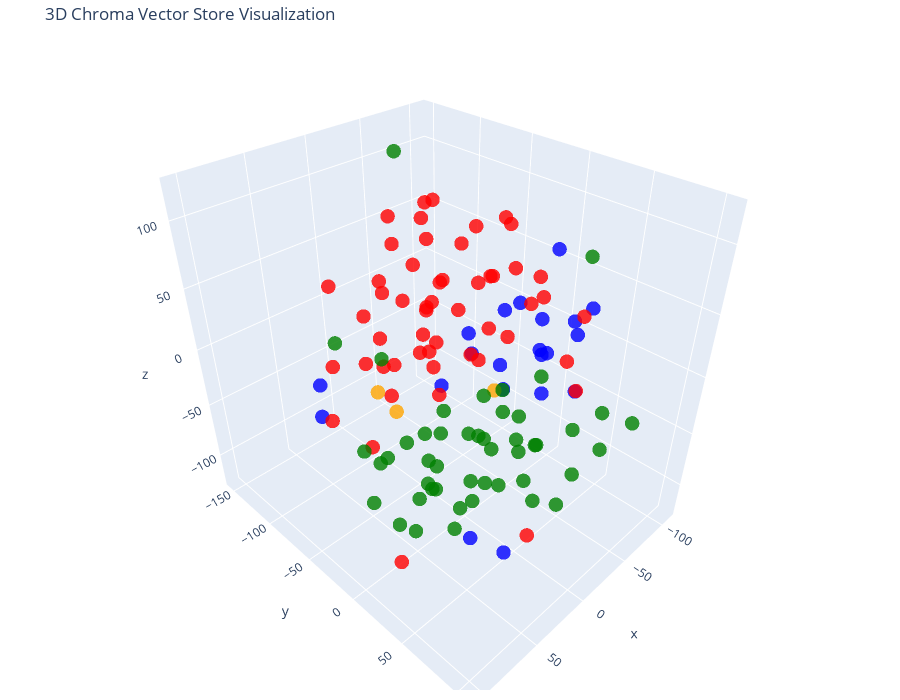

The code cell stored with this chart in its notebook:
### Code cell
# Let's try 3D!

tsne = TSNE(n_components=3, random_state=42)
reduced_vectors = tsne.fit_transform(vectors)

# Create the 3D scatter plot
fig = go.Figure(
    data=[
        go.Scatter3d(
            x=reduced_vectors[:, 0],
            y=reduced_vectors[:, 1],
            z=reduced_vectors[:, 2],
            mode="markers",
            marker=dict(size=5, color=colors, opacity=0.8),
            text=[
                f"Type: {t}<br>Text: {d[:100]}..." for t, d in zip(doc_types, documents)
            ],
            hoverinfo="text",
        )
    ]
)

fig.update_layout(
    title="3D Chroma Vector Store Visualization",
    scene=dict(xaxis_title="x", yaxis_title="y", zaxis_title="z"),
    width=900,
    height=700,
    margin=dict(r=20, b=10, l=10, t=40),
)

fig.show()

### Figure 1 — Plotly figure (JSON) as saved in the notebook; plotly's stock layout.template omitted (floating-point values rounded to 4 significant figures)
{"data": [{"hoverinfo": "text", "marker": {"color": ["blue", "blue", "blue", "blue", "blue", "blue", "blue", "blue", "blue", "blue", "blue", "blue", "blue", "blue", "blue", "blue", "blue", "blue", "blue", "blue", "blue", "red", "red", "red", "red", "red", "red", "red", "red", "red", "red", "red", "red", "red", "red", "red", "red", "red", "red", "red", "red", "red", "red", "red", "red", "red", "red", "red", "red", "red", "red", "red", "red", "red", "red", "red", "red", "red", "red", "red", "red", "red", "red", "red", "red", "red", "red", "red", "red", "red", "red", "red", "red", "orange", "orange", "orange", "green", "green", "green", "green", "green", "green", "green", "green", "green", "green", "green", "green", "green", "green", "green", "green", "green", "green", "green", "green", "green", "green", "green", "green", "green", "green", "green", "green", "green", "green", "green", "green", "green", "green", "green", "green", "green", "green", "green", "green", "green", "green", "green", "green", "green", "green", "green"], "opacity": 0.8, "size": 5}, "mode": "markers", "text": ["Type: products<br>Text: # Product Summary\n\n# Rellm: AI-Powered Enterprise Reinsurance Solution\n\n## Summary\n\nRellm is an inno...", "Type: products<br>Text: ### Seamless Integrations\nRellm's architecture is designed for effortless integration with existing ...", "Type: products<br>Text: ### Regulatory Compliance Tools\nRellm includes built-in compliance tracking features to help organiz...", "Type: products<br>Text: Join the growing number of organizations leveraging Rellm to enhance their reinsurance processes whi...", "Type: products<br>Text: Experience the future of reinsurance with Rellm, where innovation meets reliability. Let Insurellm h...", "Type: products<br>Text: # Product Summary\n\n# Markellm\n\n## Summary\n\nMarkellm is an innovative two-sided marketplace designed ...", "Type: products<br>Text: - **User-Friendly Interface**: Designed with user experience in mind, Markellm features an intuitive...", "Type: products<br>Text: - **Customer Support**: Our dedicated support team is always available to assist both consumers and ...", "Type: products<br>Text: ### For Insurance Companies:\n- **Basic Listing Fee**: $199/month for a featured listing on the platf...", "Type: products<br>Text: ### Q3 2025\n- Initiate a comprehensive marketing campaign targeting both consumers and insurers to i...", "Type: products<br>Text: # Product Summary\n\n# Homellm\n\n## Summary\nHomellm is an innovative home insurance product developed b...", "Type: products<br>Text: ### 2. Dynamic Pricing Model\nWith Homellm's innovative dynamic pricing model, insurance providers ca...", "Type: products<br>Text: ### 5. Multi-Channel Integration\nHomellm seamlessly integrates into existing insurance platforms, pr...", "Type: products<br>Text: - **Basic Tier:** Starting at $5,000/month for small insurers with basic integration features.\n- **S...", "Type: products<br>Text: All tiers include a comprehensive training program and ongoing updates to ensure optimal performance...", "Type: products<br>Text: With Homellm, Insurellm is committed to transforming the landscape of home insurance, ensuring both ...", "Type: products<br>Text: # Product Summary\n\n# Carllm\n\n## Summary\n\nCarllm is an innovative auto insurance product developed by...", "Type: products<br>Text: - **Instant Quoting**: With Carllm, insurance companies can offer near-instant quotes to customers, ...", "Type: products<br>Text: - **Mobile Integration**: Carllm is designed to work seamlessly with mobile applications, providing ...", "Type: products<br>Text: - **Professional Tier**: $2,500/month\n  - For medium-sized companies.\n  - All Basic Tier features pl...", "Type: products<br>Text: ### Q2 2025: Customer Experience Improvements\n- Launch of a new **mobile app** for end-users.\n- Intr...", "Type: contracts<br>Text: # Contract with GreenField Holdings for Markellm\n\n**Effective Date:** November 15, 2023  \n**Contract...", "Type: contracts<br>Text: ## Renewal\n1. **Automatic Renewal**: This contract will automatically renew for sequential one-year ...", "Type: contracts<br>Text: ## Features\n1. **AI-Powered Matching**: Access to advanced algorithms that connect GreenField Holdin...", "Type: contracts<br>Text: ## Support\n1. **Customer Support Access**: The Client will have access to dedicated support through ...", "Type: contracts<br>Text: **Signatures:**  \n_________________________                           _________________________  \n**...", "Type: contracts<br>Text: # Contract with Apex Reinsurance for Rellm: AI-Powered Enterprise Reinsurance Solution\n\n## Terms\n\n1....", "Type: contracts<br>Text: ## Renewal\n\n1. **Automatic Renewal**: This Agreement will automatically renew for successive one-yea...", "Type: contracts<br>Text: 2. **Seamless Integrations**: The architecture of Rellm allows for easy integration with existing sy...", "Type: contracts<br>Text: 1. **Technical Support**: Provider shall offer dedicated technical support to the Client via phone, ...", "Type: contracts<br>Text: **Insurellm, Inc.**  \n_____________________________  \nAuthorized Signature   \nDate: ________________...", "Type: contracts<br>Text: # Contract with Greenstone Insurance for Homellm\n\n---\n\n## Terms\n\n1. **Parties**: This Contract (\"Agr...", "Type: contracts<br>Text: 4. **Payment Terms**: \n   - The Customer shall pay an amount of $10,000 per month for the Standard T...", "Type: contracts<br>Text: ---\n\n## Features\n\n- **AI-Powered Risk Assessment**: Customer will have access to enhanced risk evalu...", "Type: contracts<br>Text: - **Customer Portal**: A dedicated portal will be provided, allowing the Customer's clients to manag...", "Type: contracts<br>Text: ______________________________  \n[Name], [Title]  \nDate: ______________________\n\n**For Greenstone In...", "Type: contracts<br>Text: # Contract with Roadway Insurance Inc. for Carllm\n\n---\n\n## Terms\n\n1. **Agreement Effective Date**: T...", "Type: contracts<br>Text: ---\n\n## Renewal\n\n1. **Automatic Renewal**: This agreement will automatically renew for an additional...", "Type: contracts<br>Text: ---\n\n## Features\n\n1. **Access to Core Features**: Roadway Insurance Inc. will have access to all Pro...", "Type: contracts<br>Text: ---\n\n## Support\n\n1. **Technical Support**: Roadway Insurance Inc. will receive priority technical su...", "Type: contracts<br>Text: # Contract with Stellar Insurance Co. for Rellm\n\n## Terms\nThis contract is made between **Insurellm*...", "Type: contracts<br>Text: ### Termination\nEither party may terminate this agreement with a **30-day written notice**. In the e...", "Type: contracts<br>Text: ## Features\nStellar Insurance Co. will receive access to the following features of the Rellm product...", "Type: contracts<br>Text: ## Support\nInsurellm provides Stellar Insurance Co. with the following support services:\n\n- **24/7 T...", "Type: contracts<br>Text: # Contract with TechDrive Insurance for Carllm\n\n**Contract Date:** October 1, 2024  \n**Contract Dura...", "Type: contracts<br>Text: ## Renewal\n\n1. **Automatic Renewal**: This contract shall automatically renew for additional one-yea...", "Type: contracts<br>Text: ## Support\n\n1. **Customer Support**: Insurellm will provide 24/7 customer support to TechDrive Insur...", "Type: contracts<br>Text: **TechDrive Insurance Representative:**  \nName: Sarah Johnson  \nTitle: Operations Director  \nDate: _...", "Type: contracts<br>Text: # Contract with Belvedere Insurance for Markellm\n\n## Terms\nThis Contract (\"Agreement\") is made and e...", "Type: contracts<br>Text: ## Renewal\n1. **Renewal Terms**: This Agreement may be renewed for additional one-year terms upon mu...", "Type: contracts<br>Text: ## Features\n1. **AI-Powered Matching**: Belvedere Insurance will benefit from Markellm's AI-powered ...", "Type: contracts<br>Text: ## Support\n1. **Technical Support**: Technical support will be available from 9 AM to 7 PM EST, Mond...", "Type: contracts<br>Text: **Belvedere Insurance**  \nSignature: ______________________  \nName: [Authorized Signatory]  \nTitle: ...", "Type: contracts<br>Text: # Contract with Velocity Auto Solutions for Carllm\n\n**Contract Date:** October 1, 2023  \n**Contract ...", "Type: contracts<br>Text: ## Renewal\n\n1. **Automatic Renewal**: This contract will automatically renew for successive 12-month...", "Type: contracts<br>Text: ## Support\n\n1. **Customer Support**: Velocity Auto Solutions will have access to Insurellm’s custome...", "Type: contracts<br>Text: # Contract with GreenValley Insurance for Homellm\n\n**Contract Date:** October 6, 2023  \n**Contract N...", "Type: contracts<br>Text: 4. **Confidentiality:** Both parties agree to maintain the confidentiality of proprietary informatio...", "Type: contracts<br>Text: 1. **AI-Powered Risk Assessment:** Access to advanced AI algorithms for real-time risk evaluations.\n...", "Type: contracts<br>Text: 3. **Regular Updates:** Insurellm will offer ongoing updates and enhancements to the Homellm platfor...", "Type: contracts<br>Text: # Contract with EverGuard Insurance for Rellm: AI-Powered Enterprise Reinsurance Solution\n\n**Contrac...", "Type: contracts<br>Text: 4. **Usage Rights**: EverGuard Insurance is granted a non-exclusive, non-transferable license to acc...", "Type: contracts<br>Text: 1. **Core Functionality**: Rellm provides EverGuard Insurance with advanced AI-driven analytics, sea...", "Type: contracts<br>Text: 1. **Customer Support**: Insurellm will provide EverGuard Insurance with 24/7 customer support, incl...", "Type: contracts<br>Text: ---\n\n**Signatures**  \n**For Insurellm**: __________________________  \n**Name**: John Smith  \n**Title...", "Type: contracts<br>Text: # Contract with BrightWay Solutions for Markellm\n\n**Contract Date:** October 5, 2023  \n**Contract ID...", "Type: contracts<br>Text: 3. **Service Level Agreement (SLA):**  \n   Insurellm commits to a 99.9% uptime for the platform with...", "Type: contracts<br>Text: 2. **Real-Time Quote Availability:**  \n   Consumers sourced via BrightWay Solutions will receive rea...", "Type: contracts<br>Text: 3. **Training and Onboarding:**  \n   Insurellm agrees to provide one free training session on how to...", "Type: contracts<br>Text: # Contract with Pinnacle Insurance Co. for Homellm\n\n## Terms\nThis contract (\"Contract\") is entered i...", "Type: contracts<br>Text: ## Renewal\n1. **Renewal Terms**: At the end of the initial term, this Contract shall automatically r...", "Type: contracts<br>Text: ## Features\n1. **AI-Powered Risk Assessment**: Utilized for tailored underwriting decisions specific...", "Type: contracts<br>Text: ## Support\n1. **Technical Support**: Insurellm shall provide 24/7 technical support via an email and...", "Type: company<br>Text: # Overview of Insurellm\n\nInsurellm is an innovative insurance tech firm with 200 employees across th...", "Type: company<br>Text: # Careers at Insurellm\n\nInsurellm is hiring! We are looking for talented software engineers, data sc...", "Type: company<br>Text: # About Insurellm\n\nInsurellm was founded by Avery Lancaster in 2015 as an insurance tech startup des...", "Type: employees<br>Text: # HR Record\n\n# Alex Chen\n\n## Summary\n- **Date of Birth:** March 15, 1990  \n- **Job Title:** Backend ...", "Type: employees<br>Text: ## Annual Performance History\n- **2020:**  \n  - Completed onboarding successfully.  \n  - Met expecta...", "Type: employees<br>Text: ## Compensation History\n- **2020:** Base Salary: $80,000  \n- **2021:** Base Salary Increase to $90,0...", "Type: employees<br>Text: Alex Chen continues to be a vital asset at Insurellm, contributing significantly to innovative backe...", "Type: employees<br>Text: # HR Record\n\n# Oliver Spencer\n\n## Summary\n- **Date of Birth**: May 14, 1990  \n- **Job Title**: Backe...", "Type: employees<br>Text: ## Annual Performance History\n- **2018**: **3/5** - Adaptable team player but still learning to take...", "Type: employees<br>Text: ## Compensation History\n- **March 2018**: Initial salary of $80,000.\n- **July 2019**: Salary increas...", "Type: employees<br>Text: # HR Record\n\n# Emily Tran\n\n## Summary\n- **Date of Birth:** March 18, 1991  \n- **Job Title:** Digital...", "Type: employees<br>Text: - **January 2017 - May 2018**: Marketing Intern  \n  - Supported the Marketing team by collaborating ...", "Type: employees<br>Text: - **2021**:  \n  - Performance Rating: Meets Expectations  \n  - Key Achievements: Contributed to the ...", "Type: employees<br>Text: - **Professional Development Goals**:  \n  - Emily Tran aims to become a Marketing Manager within the...", "Type: employees<br>Text: # HR Record\n\n# Jordan Blake\n\n## Summary\n- **Date of Birth:** March 15, 1993  \n- **Job Title:** Sales...", "Type: employees<br>Text: ## Annual Performance History\n- **2021:** First year at Insurellm; achieved 90% of monthly targets. ...", "Type: employees<br>Text: ## Other HR Notes\n- Jordan has shown an interest in continuing education, actively participating in ...", "Type: employees<br>Text: # Avery Lancaster\n\n## Summary\n- **Date of Birth**: March 15, 1985  \n- **Job Title**: Co-Founder & Ch...", "Type: employees<br>Text: - **2010 - 2013**: Business Analyst at Edge Analytics  \n  Prior to joining Innovate, Avery worked as...", "Type: employees<br>Text: - **2018**: **Exceeds Expectations**  \n  Under Avery’s pivoted vision, Insurellm launched two new su...", "Type: employees<br>Text: - **2022**: **Satisfactory**  \n  Avery focused on rebuilding team dynamics and addressing employee c...", "Type: employees<br>Text: ## Compensation History\n- **2015**: $150,000 base salary + Significant equity stake  \n- **2016**: $1...", "Type: employees<br>Text: ## Other HR Notes\n- **Professional Development**: Avery has actively participated in leadership trai...", "Type: employees<br>Text: # HR Record\n\n# Maxine Thompson\n\n## Summary\n- **Date of Birth:** January 15, 1991  \n- **Job Title:** ...", "Type: employees<br>Text: ## Insurellm Career Progression\n- **January 2017 - October 2018**: **Junior Data Engineer**  \n  * Ma...", "Type: employees<br>Text: ## Annual Performance History\n- **2017**: *Meets Expectations*  \n  Maxine showed potential in her ro...", "Type: employees<br>Text: - **2021**: *Exceeds Expectations*  \n  Maxine spearheaded the transition to a new data warehousing s...", "Type: employees<br>Text: ## Compensation History\n- **2017**: $70,000 (Junior Data Engineer)  \n- **2018**: $75,000 (Junior Dat...", "Type: employees<br>Text: # Samantha Greene\n\n## Summary\n- **Date of Birth:** October 14, 1990\n- **Job Title:** HR Generalist\n-...", "Type: employees<br>Text: ## Annual Performance History\n- **2020:** Exceeds Expectations  \n  Samantha Greene demonstrated exce...", "Type: employees<br>Text: ## Compensation History\n- **2020:** Base Salary - $55,000  \n  The entry-level salary matched industr...", "Type: employees<br>Text: - **2023:** Base Salary - $70,000  \n  Recognized for substantial improvement in employee relations m...", "Type: employees<br>Text: # HR Record\n\n# Alex Thomson\n\n## Summary\n- **Date of Birth:** March 15, 1995  \n- **Job Title:** Sales...", "Type: employees<br>Text: ## Annual Performance History  \n- **2022** - Rated as \"Exceeds Expectations.\" Alex Thomson achieved ...", "Type: employees<br>Text: ## Other HR Notes\n- Alex Thomson is an active member of the Diversity and Inclusion committee at Ins...", "Type: employees<br>Text: # HR Record\n\n# Samuel Trenton\n\n## Summary\n- **Date of Birth:** April 12, 1989  \n- **Job Title:** Sen...", "Type: employees<br>Text: ## Annual Performance History\n- **2023:** Rating: 4.5/5  \n  *Samuel exceeded expectations, successfu...", "Type: employees<br>Text: ## Compensation History\n- **2023:** Base Salary: $115,000 + Bonus: $15,000  \n  *Annual bonus based o...", "Type: employees<br>Text: - **Engagement in Company Culture:** Regularly participates in team-building events and contributes ...", "Type: employees<br>Text: # HR Record\n\n# Alex Harper\n\n## Summary\n- **Date of Birth**: March 15, 1993  \n- **Job Title**: Sales ...", "Type: employees<br>Text: ## Annual Performance History  \n- **2021**:  \n  - **Performance Rating**: 4.5/5  \n  - **Key Achievem...", "Type: employees<br>Text: - **2022**:  \n  - **Base Salary**: $65,000 (Promotion to Senior SDR)  \n  - **Bonus**: $13,000 (20% o...", "Type: employees<br>Text: # HR Record\n\n# Jordan K. Bishop\n\n## Summary\n- **Date of Birth:** March 15, 1990\n- **Job Title:** Fro...", "Type: employees<br>Text: ## Annual Performance History\n- **2019:** Exceeds Expectations - Continuously delivered high-quality...", "Type: employees<br>Text: ## Compensation History\n- **June 2018:** Starting Salary - $85,000\n- **June 2019:** Salary Increase ...", "Type: employees<br>Text: ## Other HR Notes\n- Jordan K. Bishop has been an integral part of club initiatives, including the In...", "Type: employees<br>Text: # HR Record\n\n# Emily Carter\n\n## Summary\n- **Date of Birth:** August 12, 1990  \n- **Job Title:** Acco...", "Type: employees<br>Text: - **2017-2019:** Marketing Intern  \n  - Assisted with market research and campaign development for s...", "Type: employees<br>Text: ## Compensation History\n| Year | Base Salary | Bonus         | Total Compensation |\n|------|--------...", "Type: employees<br>Text: Emily Carter exemplifies the kind of talent that drives Insurellm's success and is an invaluable ass..."], "type": "scatter3d", "x": [-77.0, -24.87, -54.99, -51.83, -109.0, -50.77, 76.61, -56.23, -29.48, -83.7, 104.7, -33.84, -1.304, -31.12, 58.9, 18.17, -4.141, -50.82, -24.03, -40.22, 44.05, 0.3544, -14.45, -78.16, -23.79, -89.32, -91.45, -38.98, -42.21, 25.82, 83.72, -16.69, -15.87, 99.16, -72.44, 40.25, 44.05, 14.46, -54.31, 9.896, -9.618, -28.09, -21.02, 81.88, -49.02, 25.02, 30.94, 25.32, 1.216, 8.81, 24.82, 56.12, 50.21, 37.45, 5.984, 51.7, -4.931, -15.31, 86.35, -51.21, -34.74, -33.39, -26.33, -5.466, 12.28, -31.25, -58.49, -54.91, 65.82, -0.8835, 5.084, -94.12, 2.4, 1.256, 29.41, 15.62, 76.38, 21.04, 70.82, 49.91, 48.71, -7.428, 59.21, -14.76, -74.76, 19.7, -37.77, 4.749, 40.96, 91.12, -3.421, -48.77, -55.43, -36.6, 61.34, -44.37, 32.69, 33.44, 8.743, 34.38, 37.43, 59.66, 38.33, 77.35, 66.29, -0.3342, 35.84, -16.3, 5.27, 37.35, -98.83, -37.55, -86.5, 10.77, 32.29, -66.56, -2.829, 69.01, 87.69, -11.02, -40.02, 2.046, -61.1], "y": [7.56, 10.8, -16.43, 24.28, 7.513, 20.44, 75.98, 46.38, 38.01, 31.27, -22.54, 41.44, 57.28, 71.89, -89.42, 55.76, -29.55, -14.89, -19.06, -37.51, 75.77, 9.642, -47.61, -31.74, 62.23, -61.35, 26.78, -44.78, -77.18, -15.9, -2.99, -7.998, -10.29, 38.91, -34.24, -94.01, -35.21, -58.77, -48.0, -36.35, -84.16, -73.46, -59.58, -45.27, -91.34, -55.71, -53.31, -57.86, 18.28, -30.6, -2.388, -10.08, -21.05, 4.528, 90.8, 22.79, -31.63, -24.38, 1.254, -11.61, -90.45, -57.79, -67.8, -70.13, -93.49, 25.25, -11.45, 17.07, -61.74, 18.07, -33.52, -16.58, 62.32, -74.14, 49.2, -78.08, -41.91, -21.1, 26.05, 72.61, 25.79, -4.962, 22.76, 78.24, -152.7, -11.81, 86.25, 85.28, 11.41, 38.79, -94.81, -8.12, 1.356, -15.78, -5.787, 28.04, 86.64, 52.34, 19.1, 74.46, 51.7, -42.65, -43.12, -12.95, -16.89, 53.42, 23.62, 49.78, 50.1, 2.869, -11.67, 67.21, 30.74, 14.9, 36.51, -43.86, -29.23, 19.54, 52.11, 22.75, 105.2, -3.351, 70.28], "z": [-12.24, -16.0, 24.0, -27.05, 1.097, 9.356, -37.88, 31.18, 24.23, -38.66, 14.25, 100.5, 72.55, 73.23, -21.44, 91.15, -23.28, -21.16, 0.2154, 1.413, -76.83, 20.71, 110.8, -16.59, 33.57, 20.63, 21.45, 72.11, -50.05, 40.59, 52.91, 64.77, 104.2, -71.0, 84.14, 50.26, 79.06, 105.0, -29.42, 8.938, 68.19, 85.28, -16.3, -15.39, -2.978, 54.66, 22.49, -5.999, 49.6, 121.4, -1.335, 34.8, 1.595, 78.24, 41.79, 64.91, 60.35, 37.81, -6.767, 93.63, 40.11, 40.64, 14.12, 29.94, 14.45, 56.77, 58.26, 48.49, 12.15, 85.98, 94.78, 35.67, -103.4, -69.46, 32.47, -44.81, 45.42, -48.4, -44.8, 56.3, 14.56, -55.77, -21.61, -7.164, 100.2, -97.6, -33.19, -54.8, -45.64, 22.79, -31.81, -60.65, -86.82, -84.9, -99.49, -69.15, -30.57, -9.525, -33.56, 2.738, -36.1, -54.58, -74.51, -71.48, -44.85, -58.48, -100.7, -38.34, -0.7686, -74.96, -54.83, -68.16, 72.21, -77.31, -66.61, -74.12, -67.24, -80.86, -2.288, -90.82, -0.7629, -124.0, -24.29]}], "layout": {"height": 700, "margin": {"b": 10, "l": 10, "r": 20, "t": 40}, "scene": {"xaxis": {"title": {"text": "x"}}, "yaxis": {"title": {"text": "y"}}, "zaxis": {"title": {"text": "z"}}}, "title": {"text": "3D Chroma Vector Store Visualization"}, "width": 900}}
